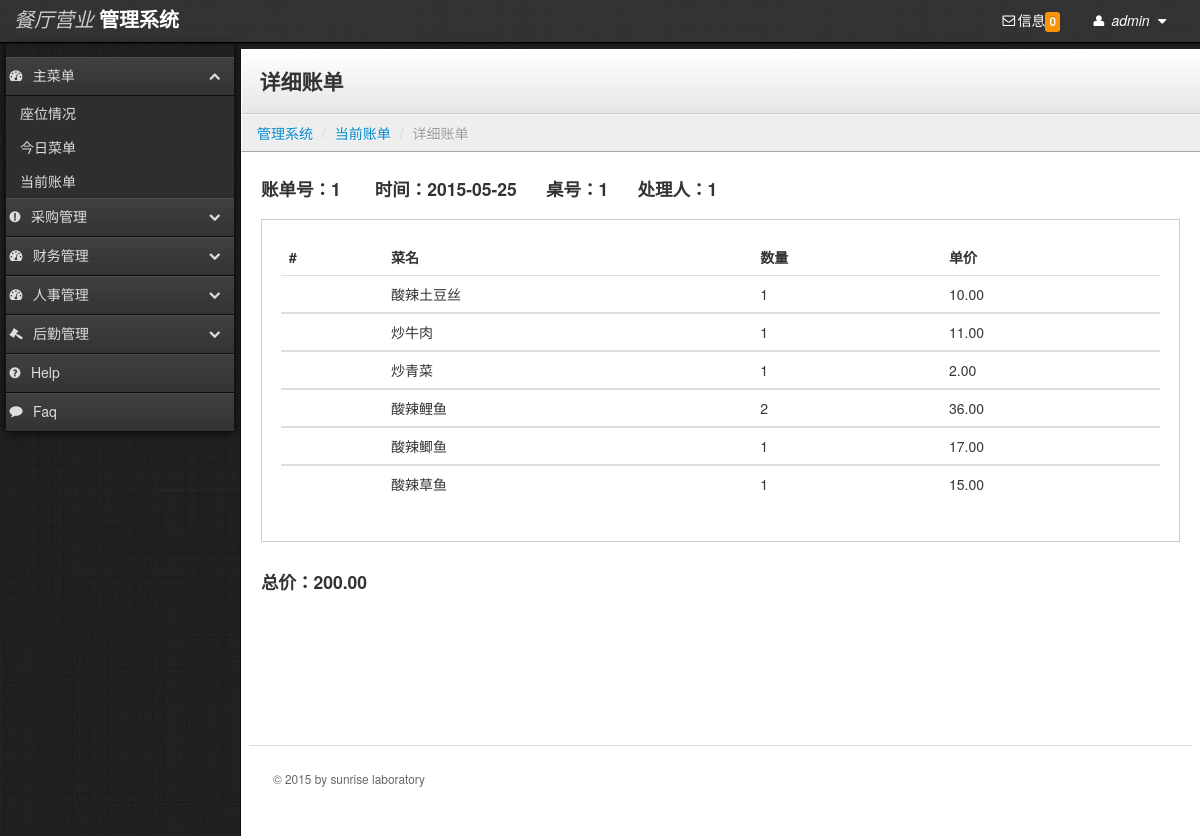
The page /newRes/billdetail.php?iD=1 (signed in) on the database its author committed.
### tables this page shows
CREATE TABLE `bill` (
  `billID` bigint(20) NOT NULL,
  `seatID` bigint(20) NOT NULL,
  `allPrice` float(20,2) NOT NULL,
  `date` date NOT NULL,
  `dealTF` int(1) NOT NULL,
  `staffID` bigint(20) NOT NULL,
  PRIMARY KEY  (`billID`),
  KEY `FK_Reference_8` (`seatID`),
  KEY `FK_Reference_9` (`staffID`),
  CONSTRAINT `FK_Reference_8` FOREIGN KEY (`seatID`) REFERENCES `seat` (`seatID`),
  CONSTRAINT `FK_Reference_9` FOREIGN KEY (`staffID`) REFERENCES `staff` (`staffID`)
);

CREATE TABLE `billfood` (
  `billID` bigint(20) NOT NULL,
  `foodID` bigint(20) NOT NULL,
  `number` int(11) NOT NULL,
  `price` float(20,2) NOT NULL,
  PRIMARY KEY  (`billID`,`foodID`)
);

CREATE TABLE `food` (
  `foodID` bigint(20) NOT NULL,
  `foodName` varchar(50) NOT NULL,
  `price` float(20,2) NOT NULL,
  `foodType` varchar(50) NOT NULL,
  `description` varchar(200) default NULL,
  `imageLocation` varchar(200) default NULL,
  PRIMARY KEY  (`foodID`)
);

### newRes/billdetail.php (called while the page is built, shortened)
<?php
include_once('conn/conn.php');
$id=$_GET["iD"];
$selectAll=mysql_query("select * from bill where billID=$id",$conn);
$selectDetail=mysql_query("select * from billfood where billID=$id",$conn);
require "boot.php";
require_once('conn/conn.php');
include("billdetailRight.php");
?>

### newRes/billdetailRight.php (the view, shortened to what this page needs)
   <div class="content">
        <div class="header">
            <h1 class="page-title">详细账单</h1>
        </div>
                <ul class="breadcrumb">
            <li><a href="main.php">管理系统</a> <span class="divider">/</span></li>
            <li><a href="bill.php">当前账单</a> <span class="divider">/</span></li>
            <li class="active">详细账单</li>
        </ul>
        <div class="container-fluid">
            <div class="row-fluid">
<?php
$arrayAll=mysql_fetch_array($selectAll);
?>
<h3>账单号：<?php echo $arrayAll['billID'];?>	&nbsp;&nbsp;&nbsp;&nbsp;&nbsp;&nbsp;时间：<?php echo $arrayAll['date'];?>&nbsp;&nbsp;&nbsp;&nbsp;&nbsp;&nbsp;桌号：<?php echo $arrayAll['seatID'];?>&nbsp;&nbsp;&nbsp;&nbsp;&nbsp;&nbsp;处理人：<?php echo $arrayAll['staffID'];?></h3>
<div class="well">
    <table class="table">
      <thead>
        <tr>
          <th>#</th>
          <th>菜名</th>
          <th>数量</th>
          <th>单价</th>
        </tr>
      </thead>
      <?php
	  while($arrayDetail=mysql_fetch_array($selectDetail)){
?>
      <tbody>
          <tr>
            <td></td>
            <td><?php
			$foodname=$arrayDetail['foodID'];
			$select=mysql_query("select foodName from food where foodID=$foodname",$conn);
			$arrayName=mysql_fetch_array($select);
			echo $arrayName['foodName'];?></td>
            <td><?php echo $arrayDetail['number'];?></td>
            <td><?php echo $arrayDetail['price'];?></td>
          </tr>
      </tbody>
      <?php
	  }
	  ?>
    </table>
</div>
<h3>总价：<?php echo $arrayAll['allPrice'];?>	</h3>
<div class="pagination">
</div>
                    <footer>
                        <hr>
                        <p>&copy; 2015 by sunrise laboratory </p>
                    </footer>
            </div>
        </div>
    </div>

### newRes/stylesheets/theme.css (style rules this page uses)
body { background: #222; background-image: url('../images/black-Linen.png'); background-position: initial initial; background-repeat: initial initial; margin: 0px; padding: 0px; }
h1 { margin-top: 0px; color: #eee; }
h3 { font-size: 1.25em; }
hr { border-top: 1px solid #ddd; border-bottom: 1px solid #fff; }
.content { min-width: 400px; position: relative; min-height: 800px; background: #fff; margin-left: 240px; margin-top: 6px; border-left: 1px solid #000000; border-left: 1px solid #111; }
.header { background: #ffffff; background: #ffffff; background: -webkit-gradient(linear, left bottom, left top, color-stop(0, #e6e6e6), color-stop(1, #ffffff)); background: -ms-linear-gradient(bottom, #e6e6e6, #ffffff); background: -moz-linear-gradient(center bottom, #e6e6e6 0%, #ffffff 100%); background: -o-linear-gradient(bottom, #e6e6e6, #ffffff); filter: progid:dximagetransform.microsoft.gradient(startColorStr='#e6e6e6', EndColorStr='#ffffff'); -ms-filter: "progid:DXImageTransform.Microsoft.gradient(startColorStr='#ffffff',EndColorStr='#e6e6e6')"; border-bottom: 1px solid #cccccc; border-top: 1px solid #ffffff; border-left: 1px solid #ffffff; padding: 0em 1.25em; }
.header h1 { margin: 1em 0em; padding: 0em; line-height: 1em; font-size: 1.5em; color: #eee; color: #333; }
.breadcrumb { -webkit-box-shadow: none; -moz-box-shadow: none; box-shadow: none; -webkit-border-radius: 0px; -moz-border-radius: 0px; border-radius: 0px; -moz-background-clip: padding; -webkit-background-clip: padding-box; background-clip: padding-box; background: #eee; border-bottom: 1px solid #aaa; border-top: 1px solid #fafafa; border-left: 1px solid #fff; margin-bottom: .5em; }
footer { padding: 1em; margin-top: 4em; color: #666; font-size: .85em; line-height: 1.3em; }
footer hr { margin: 2em -2em; }
.well { background-color: #fff; border: 1px solid #ccc; -webkit-box-shadow: 1px 1px 0px #ffffff; -moz-box-shadow: 1px 1px 0px #ffffff; box-shadow: 1px 1px 0px #ffffff; -webkit-border-radius: 0px; -moz-border-radius: 0px; border-radius: 0px; -moz-background-clip: padding; -webkit-background-clip: padding-box; background-clip: padding-box; }

### rows shown on the page
bill: billID "1", date "2015-05-25", seatID "1", staffID "1", allPrice "200.00"
billfood: foodID.foodName "酸辣土豆丝", number "1", price "10.00"
billfood: foodID.foodName "炒牛肉", number "1", price "11.00"
billfood: foodID.foodName "炒青菜", number "1", price "2.00"
billfood: foodID.foodName "酸辣鲤鱼", number "2", price "36.00"
billfood: foodID.foodName "酸辣鲫鱼", number "1", price "17.00"
billfood: foodID.foodName "酸辣草鱼", number "1", price "15.00"

### other values the page prints
$arrayDealTFNum['count'] "0"
